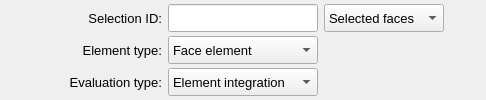
       <widget class="QFrame" name="frame_4">
        <property name="minimumSize">
         <size>
          <width>360</width>
          <height>100</height>
         </size>
        </property>
        <property name="maximumSize">
         <size>
          <width>16777215</width>
          <height>120</height>
         </size>
        </property>
        <property name="frameShape">
         <enum>QFrame::Shape::NoFrame</enum>
        </property>
        <property name="frameShadow">
         <enum>QFrame::Shadow::Raised</enum>
        </property>
        <layout class="QGridLayout" name="gridLayout_5">
         <property name="leftMargin">
          <number>2</number>
         </property>
         <property name="topMargin">
          <number>2</number>
         </property>
         <property name="rightMargin">
          <number>2</number>
         </property>
         <property name="bottomMargin">
          <number>2</number>
         </property>
         <property name="horizontalSpacing">
          <number>6</number>
         </property>
         <property name="verticalSpacing">
          <number>2</number>
         </property>
         <item row="1" column="2">
          <widget class="QComboBox" name="comboBox_element_type">
           <property name="minimumSize">
            <size>
             <width>150</width>
             <height>28</height>
            </size>
           </property>
           <property name="maximumSize">
            <size>
             <width>150</width>
             <height>28</height>
            </size>
           </property>
           <property name="font">
            <font>
             <pointsize>10</pointsize>
             <bold>false</bold>
            </font>
           </property>
           <item>
            <property name="text">
             <string>Face element</string>
            </property>
           </item>
           <item>
            <property name="text">
             <string>Solid element</string>
            </property>
           </item>
          </widget>
         </item>
         <item row="0" column="3">
          <widget class="QComboBox" name="comboBox_attribution_type">
           <property name="minimumSize">
            <size>
             <width>0</width>
             <height>28</height>
            </size>
           </property>
           <property name="maximumSize">
            <size>
             <width>16777215</width>
             <height>28</height>
            </size>
           </property>
           <property name="font">
            <font>
             <pointsize>10</pointsize>
             <bold>false</bold>
            </font>
           </property>
           <item>
            <property name="text">
             <string>Selected faces</string>
            </property>
           </item>
           <item>
            <property name="text">
             <string>Selected lines</string>
            </property>
           </item>
           <item>
            <property name="text">
             <string>Selected points</string>
            </property>
           </item>
           <item>
            <property name="text">
             <string>Selected nodes</string>
            </property>
           </item>
          </widget>
         </item>
         <item row="0" column="1">
          <widget class="QLabel" name="label_2">
           <property name="minimumSize">
            <size>
             <width>120</width>
             <height>28</height>
            </size>
           </property>
           <property name="maximumSize">
            <size>
             <width>120</width>
             <height>28</height>
            </size>
           </property>
           <property name="font">
            <font>
             <family>MS Shell Dlg 2</family>
             <pointsize>10</pointsize>
             <italic>false</italic>
             <bold>false</bold>
            </font>
           </property>
           <property name="text">
            <string>Selection ID:</string>
           </property>
           <property name="alignment">
            <set>Qt::AlignmentFlag::AlignRight|Qt::AlignmentFlag::AlignTrailing|Qt::AlignmentFlag::AlignVCenter</set>
           </property>
          </widget>
         </item>
         <item row="0" column="0">
          <spacer name="horizontalSpacer_6">
           <property name="orientation">
            <enum>Qt::Orientation::Horizontal</enum>
           </property>
           <property name="sizeHint" stdset="0">
            <size>
             <width>40</width>
             <height>20</height>
            </size>
           </property>
          </spacer>
         </item>
         <item row="1" column="1">
          <widget class="QLabel" name="label_3">
           <property name="minimumSize">
            <size>
             <width>120</width>
             <height>28</height>
            </size>
           </property>
           <property name="maximumSize">
            <size>
             <width>120</width>
             <height>28</height>
            </size>
           </property>
           <property name="font">
            <font>
             <family>MS Shell Dlg 2</family>
             <pointsize>10</pointsize>
             <italic>false</italic>
             <bold>false</bold>
            </font>
           </property>
           <property name="text">
            <string>Element type:</string>
           </property>
           <property name="alignment">
            <set>Qt::AlignmentFlag::AlignRight|Qt::AlignmentFlag::AlignTrailing|Qt::AlignmentFlag::AlignVCenter</set>
           </property>
          </widget>
         </item>
         <item row="0" column="2">
          <widget class="QLineEdit" name="lineEdit_selection_id">
           <property name="minimumSize">
            <size>
             <width>150</width>
             <height>28</height>
            </size>
           </property>
           <property name="maximumSize">
            <size>
             <width>150</width>
             <height>28</height>
            </size>
           </property>
           <property name="font">
            <font>
             <family>MS Shell Dlg 2</family>
             <pointsize>10</pointsize>
             <italic>false</italic>
             <bold>false</bold>
            </font>
           </property>
           <property name="focusPolicy">
            <enum>Qt::FocusPolicy::ClickFocus</enum>
           </property>
           <property name="styleSheet">
            <string notr="true"/>
           </property>
           <property name="alignment">
            <set>Qt::AlignmentFlag::AlignCenter</set>
           </property>
          </widget>
         </item>
         <item row="0" column="4">
          <spacer name="horizontalSpacer_9">
           <property name="orientation">
            <enum>Qt::Orientation::Horizontal</enum>
           </property>
           <property name="sizeHint" stdset="0">
            <size>
             <width>40</width>
             <height>20</height>
            </size>
           </property>
          </spacer>
         </item>
         <item row="2" column="1">
          <widget class="QLabel" name="label_5">
           <property name="minimumSize">
            <size>
             <width>120</width>
             <height>28</height>
            </size>
           </property>
           <property name="maximumSize">
            <size>
             <width>120</width>
             <height>28</height>
            </size>
           </property>
           <property name="font">
            <font>
             <family>MS Shell Dlg 2</family>
             <pointsize>10</pointsize>
             <italic>false</italic>
             <bold>false</bold>
            </font>
           </property>
           <property name="text">
            <string>Evaluation type:</string>
           </property>
           <property name="alignment">
            <set>Qt::AlignmentFlag::AlignRight|Qt::AlignmentFlag::AlignTrailing|Qt::AlignmentFlag::AlignVCenter</set>
           </property>
          </widget>
         </item>
         <item row="2" column="2">
          <widget class="QComboBox" name="comboBox_evaluation_type">
           <property name="minimumSize">
            <size>
             <width>150</width>
             <height>28</height>
            </size>
           </property>
           <property name="maximumSize">
            <size>
             <width>150</width>
             <height>28</height>
            </size>
           </property>
           <property name="font">
            <font>
             <pointsize>10</pointsize>
             <bold>false</bold>
            </font>
           </property>
           <item>
            <property name="text">
             <string>Element integration</string>
            </property>
           </item>
           <item>
            <property name="text">
             <string>Nodal distribution</string>
            </property>
           </item>
          </widget>
         </item>
        </layout>
       </widget>
